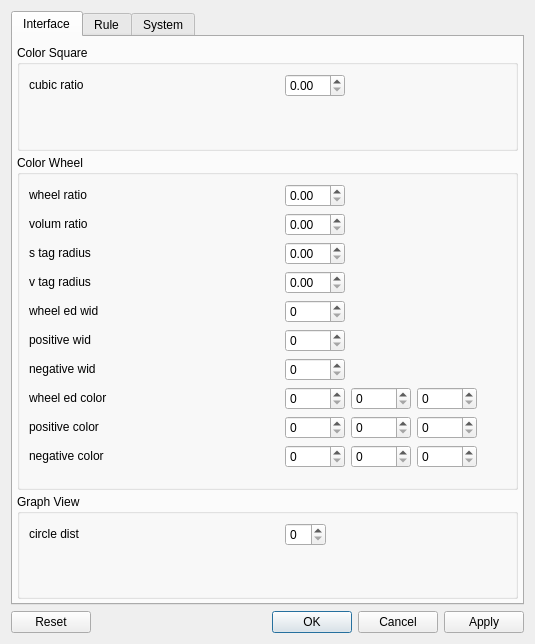
<?xml version="1.0" encoding="UTF-8"?>
<ui version="4.0">
 <class>SettingsDialog</class>
 <widget class="QDialog" name="SettingsDialog">
  <property name="geometry">
   <rect>
    <x>0</x>
    <y>0</y>
    <width>535</width>
    <height>644</height>
   </rect>
  </property>
  <property name="windowTitle">
   <string/>
  </property>
  <layout class="QGridLayout" name="gridLayout">
   <item row="0" column="0">
    <widget class="QTabWidget" name="setti_items">
     <property name="tabPosition">
      <enum>QTabWidget::North</enum>
     </property>
     <property name="tabShape">
      <enum>QTabWidget::Rounded</enum>
     </property>
     <property name="currentIndex">
      <number>0</number>
     </property>
     <property name="documentMode">
      <bool>false</bool>
     </property>
     <widget class="QWidget" name="setti_interface">
      <attribute name="title">
       <string>Interface</string>
      </attribute>
      <layout class="QVBoxLayout" name="verticalLayout">
       <property name="spacing">
        <number>4</number>
       </property>
       <property name="leftMargin">
        <number>4</number>
       </property>
       <property name="topMargin">
        <number>8</number>
       </property>
       <property name="rightMargin">
        <number>4</number>
       </property>
       <property name="bottomMargin">
        <number>4</number>
       </property>
       <item>
        <widget class="QGroupBox" name="interface_color_square_gbox">
         <property name="title">
          <string>Color Square</string>
         </property>
         <layout class="QGridLayout" name="gridLayout_2">
          <item row="0" column="0">
           <widget class="QLabel" name="cubic_ratio_label">
            <property name="minimumSize">
             <size>
              <width>250</width>
              <height>20</height>
             </size>
            </property>
            <property name="maximumSize">
             <size>
              <width>250</width>
              <height>20</height>
             </size>
            </property>
            <property name="text">
             <string>cubic ratio</string>
            </property>
           </widget>
          </item>
          <item row="0" column="1">
           <widget class="QDoubleSpinBox" name="cubic_ratio_dp">
            <property name="minimumSize">
             <size>
              <width>60</width>
              <height>0</height>
             </size>
            </property>
            <property name="maximumSize">
             <size>
              <width>60</width>
              <height>16777215</height>
             </size>
            </property>
            <property name="minimum">
             <double>0.000000000000000</double>
            </property>
            <property name="maximum">
             <double>1.000000000000000</double>
            </property>
            <property name="singleStep">
             <double>0.100000000000000</double>
            </property>
            <property name="value">
             <double>0.000000000000000</double>
            </property>
           </widget>
          </item>
          <item row="0" column="2">
           <spacer name="hsp">
            <property name="orientation">
             <enum>Qt::Horizontal</enum>
            </property>
            <property name="sizeHint" stdset="0">
             <size>
              <width>447</width>
              <height>10</height>
             </size>
            </property>
           </spacer>
          </item>
          <item row="1" column="0" colspan="2">
           <spacer name="vsp">
            <property name="orientation">
             <enum>Qt::Vertical</enum>
            </property>
            <property name="sizeHint" stdset="0">
             <size>
              <width>248</width>
              <height>16</height>
             </size>
            </property>
           </spacer>
          </item>
         </layout>
        </widget>
       </item>
       <item>
        <widget class="QGroupBox" name="interface_color_wheel_gbox">
         <property name="title">
          <string>Color Wheel</string>
         </property>
         <layout class="QGridLayout" name="gridLayout_4">
          <item row="0" column="0">
           <widget class="QLabel" name="wheel_ratio_label">
            <property name="minimumSize">
             <size>
              <width>250</width>
              <height>20</height>
             </size>
            </property>
            <property name="maximumSize">
             <size>
              <width>250</width>
              <height>20</height>
             </size>
            </property>
            <property name="text">
             <string>wheel ratio</string>
            </property>
           </widget>
          </item>
          <item row="0" column="1">
           <widget class="QDoubleSpinBox" name="wheel_ratio_dp">
            <property name="minimumSize">
             <size>
              <width>60</width>
              <height>0</height>
             </size>
            </property>
            <property name="maximumSize">
             <size>
              <width>60</width>
              <height>16777215</height>
             </size>
            </property>
            <property name="minimum">
             <double>0.000000000000000</double>
            </property>
            <property name="maximum">
             <double>1.000000000000000</double>
            </property>
            <property name="singleStep">
             <double>0.100000000000000</double>
            </property>
            <property name="value">
             <double>0.000000000000000</double>
            </property>
           </widget>
          </item>
          <item row="1" column="0">
           <widget class="QLabel" name="volum_ratio_label">
            <property name="minimumSize">
             <size>
              <width>250</width>
              <height>20</height>
             </size>
            </property>
            <property name="maximumSize">
             <size>
              <width>250</width>
              <height>20</height>
             </size>
            </property>
            <property name="text">
             <string>volum ratio</string>
            </property>
           </widget>
          </item>
          <item row="1" column="1">
           <widget class="QDoubleSpinBox" name="volum_ratio_dp">
            <property name="minimumSize">
             <size>
              <width>60</width>
              <height>0</height>
             </size>
            </property>
            <property name="maximumSize">
             <size>
              <width>60</width>
              <height>16777215</height>
             </size>
            </property>
            <property name="minimum">
             <double>0.000000000000000</double>
            </property>
            <property name="maximum">
             <double>1.000000000000000</double>
            </property>
            <property name="singleStep">
             <double>0.100000000000000</double>
            </property>
            <property name="value">
             <double>0.000000000000000</double>
            </property>
           </widget>
          </item>
          <item row="2" column="0">
           <widget class="QLabel" name="s_tag_radius_label">
            <property name="minimumSize">
             <size>
              <width>250</width>
              <height>20</height>
             </size>
            </property>
            <property name="maximumSize">
             <size>
              <width>250</width>
              <height>20</height>
             </size>
            </property>
            <property name="text">
             <string>s tag radius</string>
            </property>
           </widget>
          </item>
          <item row="2" column="1">
           <widget class="QDoubleSpinBox" name="s_tag_radius_dp">
            <property name="minimumSize">
             <size>
              <width>60</width>
              <height>0</height>
             </size>
            </property>
            <property name="maximumSize">
             <size>
              <width>60</width>
              <height>16777215</height>
             </size>
            </property>
            <property name="minimum">
             <double>0.000000000000000</double>
            </property>
            <property name="maximum">
             <double>0.200000000000000</double>
            </property>
            <property name="singleStep">
             <double>0.020000000000000</double>
            </property>
            <property name="value">
             <double>0.000000000000000</double>
            </property>
           </widget>
          </item>
          <item row="3" column="0">
           <widget class="QLabel" name="v_tag_radius_label">
            <property name="minimumSize">
             <size>
              <width>250</width>
              <height>20</height>
             </size>
            </property>
            <property name="maximumSize">
             <size>
              <width>250</width>
              <height>20</height>
             </size>
            </property>
            <property name="text">
             <string>v tag radius</string>
            </property>
           </widget>
          </item>
          <item row="3" column="1">
           <widget class="QDoubleSpinBox" name="v_tag_radius_dp">
            <property name="minimumSize">
             <size>
              <width>60</width>
              <height>0</height>
             </size>
            </property>
            <property name="maximumSize">
             <size>
              <width>60</width>
              <height>16777215</height>
             </size>
            </property>
            <property name="minimum">
             <double>0.000000000000000</double>
            </property>
            <property name="maximum">
             <double>0.200000000000000</double>
            </property>
            <property name="singleStep">
             <double>0.020000000000000</double>
            </property>
            <property name="value">
             <double>0.000000000000000</double>
            </property>
           </widget>
          </item>
          <item row="4" column="0">
           <widget class="QLabel" name="wheel_ed_wid_label">
            <property name="minimumSize">
             <size>
              <width>250</width>
              <height>20</height>
             </size>
            </property>
            <property name="maximumSize">
             <size>
              <width>250</width>
              <height>20</height>
             </size>
            </property>
            <property name="text">
             <string>wheel ed wid</string>
            </property>
           </widget>
          </item>
          <item row="4" column="1">
           <widget class="QSpinBox" name="wheel_ed_wid_sp">
            <property name="minimum">
             <number>0</number>
            </property>
            <property name="maximum">
             <number>20</number>
            </property>
            <property name="value">
             <number>0</number>
            </property>
           </widget>
          </item>
          <item row="5" column="0">
           <widget class="QLabel" name="positive_wid_label">
            <property name="minimumSize">
             <size>
              <width>250</width>
              <height>20</height>
             </size>
            </property>
            <property name="maximumSize">
             <size>
              <width>250</width>
              <height>20</height>
             </size>
            </property>
            <property name="text">
             <string>positive wid</string>
            </property>
           </widget>
          </item>
          <item row="5" column="1">
           <widget class="QSpinBox" name="positive_wid_sp">
            <property name="maximum">
             <number>20</number>
            </property>
           </widget>
          </item>
          <item row="6" column="0">
           <widget class="QLabel" name="negative_wid_label">
            <property name="minimumSize">
             <size>
              <width>250</width>
              <height>20</height>
             </size>
            </property>
            <property name="maximumSize">
             <size>
              <width>250</width>
              <height>20</height>
             </size>
            </property>
            <property name="text">
             <string>negative wid</string>
            </property>
           </widget>
          </item>
          <item row="6" column="1">
           <widget class="QSpinBox" name="negative_wid_sp">
            <property name="maximum">
             <number>20</number>
            </property>
           </widget>
          </item>
          <item row="7" column="0">
           <widget class="QLabel" name="wheel_ed_color_label">
            <property name="minimumSize">
             <size>
              <width>250</width>
              <height>20</height>
             </size>
            </property>
            <property name="maximumSize">
             <size>
              <width>250</width>
              <height>20</height>
             </size>
            </property>
            <property name="text">
             <string>wheel ed color</string>
            </property>
           </widget>
          </item>
          <item row="7" column="1">
           <widget class="QSpinBox" name="wheel_ed_color_0_dp">
            <property name="minimumSize">
             <size>
              <width>60</width>
              <height>0</height>
             </size>
            </property>
            <property name="maximumSize">
             <size>
              <width>60</width>
              <height>16777215</height>
             </size>
            </property>
            <property name="maximum">
             <number>255</number>
            </property>
           </widget>
          </item>
          <item row="7" column="2">
           <widget class="QSpinBox" name="wheel_ed_color_1_dp">
            <property name="minimumSize">
             <size>
              <width>60</width>
              <height>0</height>
             </size>
            </property>
            <property name="maximumSize">
             <size>
              <width>60</width>
              <height>16777215</height>
             </size>
            </property>
            <property name="maximum">
             <number>255</number>
            </property>
           </widget>
          </item>
          <item row="7" column="3">
           <widget class="QSpinBox" name="wheel_ed_color_2_dp">
            <property name="minimumSize">
             <size>
              <width>60</width>
              <height>0</height>
             </size>
            </property>
            <property name="maximumSize">
             <size>
              <width>60</width>
              <height>16777215</height>
             </size>
            </property>
            <property name="maximum">
             <number>255</number>
            </property>
           </widget>
          </item>
          <item row="8" column="0">
           <widget class="QLabel" name="positive_color_label">
            <property name="minimumSize">
             <size>
              <width>250</width>
              <height>20</height>
             </size>
            </property>
            <property name="maximumSize">
             <size>
              <width>250</width>
              <height>20</height>
             </size>
            </property>
            <property name="text">
             <string>positive color</string>
            </property>
           </widget>
          </item>
          <item row="8" column="1">
           <widget class="QSpinBox" name="positive_color_0_dp">
            <property name="minimumSize">
             <size>
              <width>60</width>
              <height>0</height>
             </size>
            </property>
            <property name="maximumSize">
             <size>
              <width>60</width>
              <height>16777215</height>
             </size>
            </property>
            <property name="maximum">
             <number>255</number>
            </property>
            <property name="value">
             <number>0</number>
            </property>
           </widget>
          </item>
          <item row="8" column="2">
           <widget class="QSpinBox" name="positive_color_1_dp">
            <property name="minimumSize">
             <size>
              <width>60</width>
              <height>0</height>
             </size>
            </property>
            <property name="maximumSize">
             <size>
              <width>60</width>
              <height>16777215</height>
             </size>
            </property>
            <property name="maximum">
             <number>255</number>
            </property>
            <property name="value">
             <number>0</number>
            </property>
           </widget>
          </item>
          <item row="8" column="3">
           <widget class="QSpinBox" name="positive_color_2_dp">
            <property name="minimumSize">
             <size>
              <width>60</width>
              <height>0</height>
             </size>
            </property>
            <property name="maximumSize">
             <size>
              <width>60</width>
              <height>16777215</height>
             </size>
            </property>
            <property name="maximum">
             <number>255</number>
            </property>
            <property name="value">
             <number>0</number>
            </property>
           </widget>
          </item>
          <item row="9" column="0">
           <widget class="QLabel" name="negative_color_label">
            <property name="minimumSize">
             <size>
              <width>250</width>
              <height>20</height>
             </size>
            </property>
            <property name="maximumSize">
             <size>
              <width>250</width>
              <height>20</height>
             </size>
            </property>
            <property name="text">
             <string>negative color</string>
            </property>
           </widget>
          </item>
          <item row="9" column="1">
           <widget class="QSpinBox" name="negative_color_0_dp">
            <property name="minimumSize">
             <size>
              <width>60</width>
              <height>0</height>
             </size>
            </property>
            <property name="maximumSize">
             <size>
              <width>60</width>
              <height>16777215</height>
             </size>
            </property>
            <property name="maximum">
             <number>255</number>
            </property>
            <property name="value">
             <number>0</number>
            </property>
           </widget>
          </item>
          <item row="9" column="2">
           <widget class="QSpinBox" name="negative_color_1_dp">
            <property name="minimumSize">
             <size>
              <width>60</width>
              <height>0</height>
             </size>
            </property>
            <property name="maximumSize">
             <size>
              <width>60</width>
              <height>16777215</height>
             </size>
            </property>
            <property name="maximum">
             <number>255</number>
            </property>
            <property name="value">
             <number>0</number>
            </property>
           </widget>
          </item>
          <item row="9" column="3">
           <widget class="QSpinBox" name="negative_color_2_dp">
            <property name="minimumSize">
             <size>
              <width>60</width>
              <height>0</height>
             </size>
            </property>
            <property name="maximumSize">
             <size>
              <width>60</width>
              <height>16777215</height>
             </size>
            </property>
            <property name="maximum">
             <number>255</number>
            </property>
            <property name="value">
             <number>0</number>
            </property>
           </widget>
          </item>
          <item row="9" column="4">
           <spacer name="hsp_2">
            <property name="orientation">
             <enum>Qt::Horizontal</enum>
            </property>
            <property name="sizeHint" stdset="0">
             <size>
              <width>64</width>
              <height>17</height>
             </size>
            </property>
           </spacer>
          </item>
          <item row="10" column="0" colspan="2">
           <spacer name="vsp_2">
            <property name="orientation">
             <enum>Qt::Vertical</enum>
            </property>
            <property name="sizeHint" stdset="0">
             <size>
              <width>248</width>
              <height>10</height>
             </size>
            </property>
           </spacer>
          </item>
         </layout>
        </widget>
       </item>
       <item>
        <widget class="QGroupBox" name="interface_graph_view_gbox">
         <property name="title">
          <string>Graph View</string>
         </property>
         <layout class="QGridLayout" name="gridLayout_3">
          <item row="0" column="0">
           <widget class="QLabel" name="circle_dist_label">
            <property name="minimumSize">
             <size>
              <width>250</width>
              <height>20</height>
             </size>
            </property>
            <property name="maximumSize">
             <size>
              <width>250</width>
              <height>20</height>
             </size>
            </property>
            <property name="text">
             <string>circle dist</string>
            </property>
           </widget>
          </item>
          <item row="0" column="1">
           <widget class="QSpinBox" name="circle_dist_sp">
            <property name="maximum">
             <number>50</number>
            </property>
           </widget>
          </item>
          <item row="0" column="2">
           <spacer name="hsp_3">
            <property name="orientation">
             <enum>Qt::Horizontal</enum>
            </property>
            <property name="sizeHint" stdset="0">
             <size>
              <width>333</width>
              <height>10</height>
             </size>
            </property>
           </spacer>
          </item>
          <item row="1" column="0" colspan="2">
           <spacer name="vsp_3">
            <property name="orientation">
             <enum>Qt::Vertical</enum>
            </property>
            <property name="sizeHint" stdset="0">
             <size>
              <width>248</width>
              <height>15</height>
             </size>
            </property>
           </spacer>
          </item>
         </layout>
        </widget>
       </item>
      </layout>
     </widget>
     <widget class="QWidget" name="setti_rule">
      <attribute name="title">
       <string>Rule</string>
      </attribute>
      <layout class="QVBoxLayout" name="verticalLayout_2">
       <property name="spacing">
        <number>4</number>
       </property>
       <property name="leftMargin">
        <number>4</number>
       </property>
       <property name="topMargin">
        <number>8</number>
       </property>
       <property name="rightMargin">
        <number>4</number>
       </property>
       <property name="bottomMargin">
        <number>4</number>
       </property>
       <item>
        <widget class="QGroupBox" name="rule_color_square_gbox">
         <property name="title">
          <string>Color Square</string>
         </property>
         <layout class="QGridLayout" name="gridLayout_8">
          <item row="0" column="0">
           <widget class="QCheckBox" name="show_hsv_cbox">
            <property name="minimumSize">
             <size>
              <width>300</width>
              <height>22</height>
             </size>
            </property>
            <property name="maximumSize">
             <size>
              <width>300</width>
              <height>22</height>
             </size>
            </property>
            <property name="text">
             <string>show hsv</string>
            </property>
            <property name="checked">
             <bool>false</bool>
            </property>
           </widget>
          </item>
          <item row="0" column="1">
           <spacer name="hsp_4">
            <property name="orientation">
             <enum>Qt::Horizontal</enum>
            </property>
            <property name="sizeHint" stdset="0">
             <size>
              <width>314</width>
              <height>20</height>
             </size>
            </property>
           </spacer>
          </item>
          <item row="1" column="0">
           <widget class="QCheckBox" name="show_rgb_cbox">
            <property name="minimumSize">
             <size>
              <width>300</width>
              <height>22</height>
             </size>
            </property>
            <property name="maximumSize">
             <size>
              <width>300</width>
              <height>22</height>
             </size>
            </property>
            <property name="text">
             <string>show rgb</string>
            </property>
            <property name="checked">
             <bool>false</bool>
            </property>
           </widget>
          </item>
          <item row="2" column="0">
           <spacer name="vsp_4">
            <property name="orientation">
             <enum>Qt::Vertical</enum>
            </property>
            <property name="sizeHint" stdset="0">
             <size>
              <width>148</width>
              <height>27</height>
             </size>
            </property>
           </spacer>
          </item>
         </layout>
        </widget>
       </item>
       <item>
        <widget class="QGroupBox" name="color_wheel_gbox">
         <property name="title">
          <string>Color Wheel</string>
         </property>
         <layout class="QGridLayout" name="gridLayout_5">
          <item row="0" column="0">
           <widget class="QLabel" name="h_range_label">
            <property name="minimumSize">
             <size>
              <width>200</width>
              <height>20</height>
             </size>
            </property>
            <property name="maximumSize">
             <size>
              <width>200</width>
              <height>20</height>
             </size>
            </property>
            <property name="text">
             <string>h range</string>
            </property>
           </widget>
          </item>
          <item row="0" column="1">
           <widget class="QDoubleSpinBox" name="h_range_0_dp">
            <property name="minimumSize">
             <size>
              <width>60</width>
              <height>0</height>
             </size>
            </property>
            <property name="maximumSize">
             <size>
              <width>60</width>
              <height>16777215</height>
             </size>
            </property>
            <property name="maximum">
             <double>360.000000000000000</double>
            </property>
            <property name="singleStep">
             <double>10.000000000000000</double>
            </property>
           </widget>
          </item>
          <item row="0" column="2">
           <widget class="QLabel" name="h_range_to_label">
            <property name="minimumSize">
             <size>
              <width>30</width>
              <height>20</height>
             </size>
            </property>
            <property name="maximumSize">
             <size>
              <width>30</width>
              <height>20</height>
             </size>
            </property>
            <property name="text">
             <string>to</string>
            </property>
           </widget>
          </item>
          <item row="0" column="3">
           <widget class="QDoubleSpinBox" name="h_range_1_dp">
            <property name="minimumSize">
             <size>
              <width>60</width>
              <height>0</height>
             </size>
            </property>
            <property name="maximumSize">
             <size>
              <width>60</width>
              <height>16777215</height>
             </size>
            </property>
            <property name="maximum">
             <double>360.000000000000000</double>
            </property>
            <property name="singleStep">
             <double>10.000000000000000</double>
            </property>
            <property name="value">
             <double>0.000000000000000</double>
            </property>
           </widget>
          </item>
          <item row="0" column="4">
           <spacer name="hsp_5">
            <property name="orientation">
             <enum>Qt::Horizontal</enum>
            </property>
            <property name="sizeHint" stdset="0">
             <size>
              <width>71</width>
              <height>20</height>
             </size>
            </property>
           </spacer>
          </item>
          <item row="1" column="0">
           <widget class="QLabel" name="s_range_label">
            <property name="minimumSize">
             <size>
              <width>200</width>
              <height>20</height>
             </size>
            </property>
            <property name="maximumSize">
             <size>
              <width>200</width>
              <height>20</height>
             </size>
            </property>
            <property name="text">
             <string>s_range</string>
            </property>
           </widget>
          </item>
          <item row="1" column="1">
           <widget class="QDoubleSpinBox" name="s_range_0_dp">
            <property name="minimumSize">
             <size>
              <width>60</width>
              <height>0</height>
             </size>
            </property>
            <property name="maximumSize">
             <size>
              <width>60</width>
              <height>16777215</height>
             </size>
            </property>
            <property name="maximum">
             <double>1.000000000000000</double>
            </property>
            <property name="singleStep">
             <double>0.100000000000000</double>
            </property>
           </widget>
          </item>
          <item row="1" column="2">
           <widget class="QLabel" name="s_range_to_label">
            <property name="minimumSize">
             <size>
              <width>30</width>
              <height>20</height>
             </size>
            </property>
            <property name="maximumSize">
             <size>
              <width>30</width>
              <height>20</height>
             </size>
            </property>
            <property name="text">
             <string>to</string>
            </property>
           </widget>
          </item>
          <item row="1" column="3">
           <widget class="QDoubleSpinBox" name="s_range_1_dp">
            <property name="minimumSize">
             <size>
              <width>60</width>
              <height>0</height>
             </size>
            </property>
            <property name="maximumSize">
             <size>
              <width>60</width>
              <height>16777215</height>
             </size>
            </property>
            <property name="maximum">
             <double>1.000000000000000</double>
            </property>
            <property name="singleStep">
             <double>0.100000000000000</double>
            </property>
            <property name="value">
             <double>0.000000000000000</double>
            </property>
           </widget>
          </item>
          <item row="2" column="0">
           <widget class="QLabel" name="v_range_label">
            <property name="minimumSize">
             <size>
              <width>200</width>
              <height>20</height>
             </size>
            </property>
            <property name="maximumSize">
             <size>
              <width>200</width>
              <height>20</height>
             </size>
            </property>
            <property name="text">
             <string>v_range</string>
            </property>
           </widget>
          </item>
          <item row="2" column="1">
           <widget class="QDoubleSpinBox" name="v_range_0_dp">
            <property name="minimumSize">
             <size>
              <width>60</width>
              <height>0</height>
             </size>
            </property>
            <property name="maximumSize">
             <size>
              <width>60</width>
              <height>16777215</height>
             </size>
            </property>
            <property name="maximum">
             <double>1.000000000000000</double>
            </property>
            <property name="singleStep">
             <double>0.100000000000000</double>
            </property>
           </widget>
          </item>
          <item row="2" column="2">
           <widget class="QLabel" name="v_range_to_label">
            <property name="minimumSize">
             <size>
              <width>30</width>
              <height>20</height>
             </size>
            </property>
            <property name="maximumSize">
             <size>
              <width>30</width>
              <height>20</height>
             </size>
            </property>
            <property name="text">
             <string>to</string>
            </property>
           </widget>
          </item>
          <item row="2" column="3">
           <widget class="QDoubleSpinBox" name="v_range_1_dp">
            <property name="minimumSize">
             <size>
              <width>60</width>
              <height>0</height>
             </size>
            </property>
            <property name="maximumSize">
             <size>
              <width>60</width>
              <height>16777215</height>
             </size>
            </property>
            <property name="maximum">
             <double>1.000000000000000</double>
            </property>
            <property name="singleStep">
             <double>0.100000000000000</double>
            </property>
            <property name="value">
             <double>0.000000000000000</double>
            </property>
           </widget>
          </item>
          <item row="3" column="0">
           <widget class="QLabel" name="hm_rule_label">
            <property name="minimumSize">
             <size>
              <width>200</width>
              <height>20</height>
             </size>
            </property>
            <property name="maximumSize">
             <size>
              <width>200</width>
              <height>20</height>
             </size>
            </property>
            <property name="text">
             <string>hm rule</string>
            </property>
           </widget>
          </item>
          <item row="3" column="1" colspan="2">
           <widget class="QComboBox" name="hm_rule_comb">
            <property name="minimumSize">
             <size>
              <width>120</width>
              <height>22</height>
             </size>
            </property>
            <property name="maximumSize">
             <size>
              <width>120</width>
              <height>22</height>
             </size>
            </property>
           </widget>
          </item>
          <item row="4" column="0">
           <widget class="QLabel" name="overflow_label">
            <property name="minimumSize">
             <size>
              <width>200</width>
              <height>20</height>
             </size>
            </property>
            <property name="maximumSize">
             <size>
              <width>200</width>
              <height>20</height>
             </size>
            </property>
            <property name="text">
             <string>overflow</string>
            </property>
           </widget>
          </item>
          <item row="4" column="1" colspan="2">
           <widget class="QComboBox" name="overflow_comb">
            <property name="minimumSize">
             <size>
              <width>120</width>
              <height>22</height>
             </size>
            </property>
            <property name="maximumSize">
             <size>
              <width>120</width>
              <height>22</height>
             </size>
            </property>
           </widget>
          </item>
          <item row="5" column="0" colspan="5">
           <widget class="QWidget" name="color_wheel_inner_space" native="true">
            <property name="minimumSize">
             <size>
              <width>0</width>
              <height>20</height>
             </size>
            </property>
            <property name="maximumSize">
             <size>
              <width>16777215</width>
              <height>20</height>
             </size>
            </property>
           </widget>
          </item>
          <item row="6" column="0" colspan="3">
           <widget class="QCheckBox" name="press_move_cbox">
            <property name="minimumSize">
             <size>
              <width>300</width>
              <height>22</height>
             </size>
            </property>
            <property name="maximumSize">
             <size>
              <width>300</width>
              <height>22</height>
             </size>
            </property>
            <property name="text">
             <string>press move</string>
            </property>
            <property name="checked">
             <bool>false</bool>
            </property>
           </widget>
          </item>
          <item row="7" column="0" colspan="4">
           <spacer name="vsp_5">
            <property name="orientation">
             <enum>Qt::Vertical</enum>
            </property>
            <property name="sizeHint" stdset="0">
             <size>
              <width>308</width>
              <height>20</height>
             </size>
            </property>
           </spacer>
          </item>
         </layout>
        </widget>
       </item>
       <item>
        <widget class="QGroupBox" name="rule_graph_view_gbox">
         <property name="title">
          <string>Graph View</string>
         </property>
         <layout class="QGridLayout" name="gridLayout_7">
          <item row="0" column="0">
           <widget class="QLabel" name="zoom_step_label">
            <property name="minimumSize">
             <size>
              <width>200</width>
              <height>20</height>
             </size>
            </property>
            <property name="maximumSize">
             <size>
              <width>200</width>
              <height>20</height>
             </size>
            </property>
            <property name="text">
             <string>zoom step</string>
            </property>
           </widget>
          </item>
          <item row="0" column="1">
           <widget class="QDoubleSpinBox" name="zoom_step_dp">
            <property name="minimumSize">
             <size>
              <width>60</width>
              <height>0</height>
             </size>
            </property>
            <property name="maximumSize">
             <size>
              <width>60</width>
              <height>16777215</height>
             </size>
            </property>
            <property name="minimum">
             <double>1.000000000000000</double>
            </property>
            <property name="maximum">
             <double>10.000000000000000</double>
            </property>
            <property name="singleStep">
             <double>0.050000000000000</double>
            </property>
            <property name="value">
             <double>1.000000000000000</double>
            </property>
           </widget>
          </item>
          <item row="0" column="2">
           <spacer name="hsp_6">
            <property name="orientation">
             <enum>Qt::Horizontal</enum>
            </property>
            <property name="sizeHint" stdset="0">
             <size>
              <width>164</width>
              <height>18</height>
             </size>
            </property>
           </spacer>
          </item>
          <item row="1" column="0">
           <widget class="QLabel" name="move_step_label">
            <property name="minimumSize">
             <size>
              <width>200</width>
              <height>20</height>
             </size>
            </property>
            <property name="maximumSize">
             <size>
              <width>200</width>
              <height>20</height>
             </size>
            </property>
            <property name="text">
             <string>move step</string>
            </property>
           </widget>
          </item>
          <item row="1" column="1">
           <widget class="QSpinBox" name="move_step_dp">
            <property name="minimumSize">
             <size>
              <width>60</width>
              <height>0</height>
             </size>
            </property>
            <property name="maximumSize">
             <size>
              <width>60</width>
              <height>16777215</height>
             </size>
            </property>
            <property name="minimum">
             <number>1</number>
            </property>
            <property name="maximum">
             <number>100</number>
            </property>
            <property name="value">
             <number>1</number>
            </property>
           </widget>
          </item>
          <item row="2" column="0" colspan="2">
           <spacer name="vsp_6">
            <property name="orientation">
             <enum>Qt::Vertical</enum>
            </property>
            <property name="sizeHint" stdset="0">
             <size>
              <width>298</width>
              <height>31</height>
             </size>
            </property>
           </spacer>
          </item>
         </layout>
        </widget>
       </item>
      </layout>
     </widget>
     <widget class="QWidget" name="setti_system">
      <attribute name="title">
       <string>System</string>
      </attribute>
      <layout class="QVBoxLayout" name="verticalLayout_3">
       <property name="spacing">
        <number>4</number>
       </property>
       <property name="leftMargin">
        <number>4</number>
       </property>
       <property name="topMargin">
        <number>8</number>
       </property>
       <property name="rightMargin">
        <number>4</number>
       </property>
       <property name="bottomMargin">
        <number>4</number>
       </property>
       <item>
        <widget class="QGroupBox" name="system_work_space_gbox">
         <property name="minimumSize">
          <size>
           <width>0</width>
           <height>0</height>
          </size>
         </property>
         <property name="title">
          <string>Work Space</string>
         </property>
         <layout class="QGridLayout" name="gridLayout_6">
          <item row="0" column="0">
           <widget class="QLabel" name="lang_label">
            <property name="minimumSize">
             <size>
              <width>200</width>
              <height>20</height>
             </size>
            </property>
            <property name="maximumSize">
             <size>
              <width>200</width>
              <height>20</height>
             </size>
            </property>
            <property name="text">
             <string>lang</string>
            </property>
           </widget>
          </item>
          <item row="0" column="1">
           <widget class="QComboBox" name="lang_comb">
            <property name="minimumSize">
             <size>
              <width>160</width>
              <height>0</height>
             </size>
            </property>
            <property name="maximumSize">
             <size>
              <width>200</width>
              <height>16777215</height>
             </size>
            </property>
           </widget>
          </item>
          <item row="0" column="2">
           <spacer name="hsp_7">
            <property name="orientation">
             <enum>Qt::Horizontal</enum>
            </property>
            <property name="sizeHint" stdset="0">
             <size>
              <width>98</width>
              <height>20</height>
             </size>
            </property>
           </spacer>
          </item>
          <item row="1" column="0">
           <widget class="QLabel" name="usr_color_label">
            <property name="minimumSize">
             <size>
              <width>200</width>
              <height>20</height>
             </size>
            </property>
            <property name="maximumSize">
             <size>
              <width>200</width>
              <height>20</height>
             </size>
            </property>
            <property name="text">
             <string>usr color</string>
            </property>
           </widget>
          </item>
          <item row="1" column="1" colspan="2">
           <widget class="QLineEdit" name="usr_color_ledit"/>
          </item>
          <item row="2" column="0">
           <widget class="QLabel" name="usr_image_label">
            <property name="minimumSize">
             <size>
              <width>200</width>
              <height>20</height>
             </size>
            </property>
            <property name="maximumSize">
             <size>
              <width>200</width>
              <height>20</height>
             </size>
            </property>
            <property name="text">
             <string>usr image</string>
            </property>
           </widget>
          </item>
          <item row="2" column="1" colspan="2">
           <widget class="QLineEdit" name="usr_image_ledit"/>
          </item>
          <item row="3" column="0" colspan="3">
           <widget class="QWidget" name="work_space_inner_space" native="true">
            <property name="minimumSize">
             <size>
              <width>0</width>
              <height>20</height>
             </size>
            </property>
            <property name="maximumSize">
             <size>
              <width>16777215</width>
              <height>20</height>
             </size>
            </property>
           </widget>
          </item>
          <item row="4" column="0" colspan="2">
           <widget class="QCheckBox" name="store_loc_cbox">
            <property name="minimumSize">
             <size>
              <width>300</width>
              <height>22</height>
             </size>
            </property>
            <property name="maximumSize">
             <size>
              <width>300</width>
              <height>22</height>
             </size>
            </property>
            <property name="text">
             <string>store loc</string>
            </property>
            <property name="checked">
             <bool>false</bool>
            </property>
           </widget>
          </item>
          <item row="5" column="0" colspan="3">
           <spacer name="vsp_7">
            <property name="orientation">
             <enum>Qt::Vertical</enum>
            </property>
            <property name="sizeHint" stdset="0">
             <size>
              <width>464</width>
              <height>354</height>
             </size>
            </property>
           </spacer>
          </item>
         </layout>
        </widget>
       </item>
      </layout>
     </widget>
    </widget>
   </item>
   <item row="1" column="0">
    <widget class="QDialogButtonBox" name="buttonBox">
     <property name="orientation">
      <enum>Qt::Horizontal</enum>
     </property>
     <property name="standardButtons">
      <set>QDialogButtonBox::Apply|QDialogButtonBox::Cancel|QDialogButtonBox::Ok|QDialogButtonBox::Reset</set>
     </property>
    </widget>
   </item>
  </layout>
 </widget>
 <resources/>
 <connections>
  <connection>
   <sender>buttonBox</sender>
   <signal>accepted()</signal>
   <receiver>SettingsDialog</receiver>
   <slot>accept()</slot>
   <hints>
    <hint type="sourcelabel">
     <x>248</x>
     <y>254</y>
    </hint>
    <hint type="destinationlabel">
     <x>157</x>
     <y>274</y>
    </hint>
   </hints>
  </connection>
  <connection>
   <sender>buttonBox</sender>
   <signal>rejected()</signal>
   <receiver>SettingsDialog</receiver>
   <slot>reject()</slot>
   <hints>
    <hint type="sourcelabel">
     <x>316</x>
     <y>260</y>
    </hint>
    <hint type="destinationlabel">
     <x>286</x>
     <y>274</y>
    </hint>
   </hints>
  </connection>
 </connections>
</ui>
